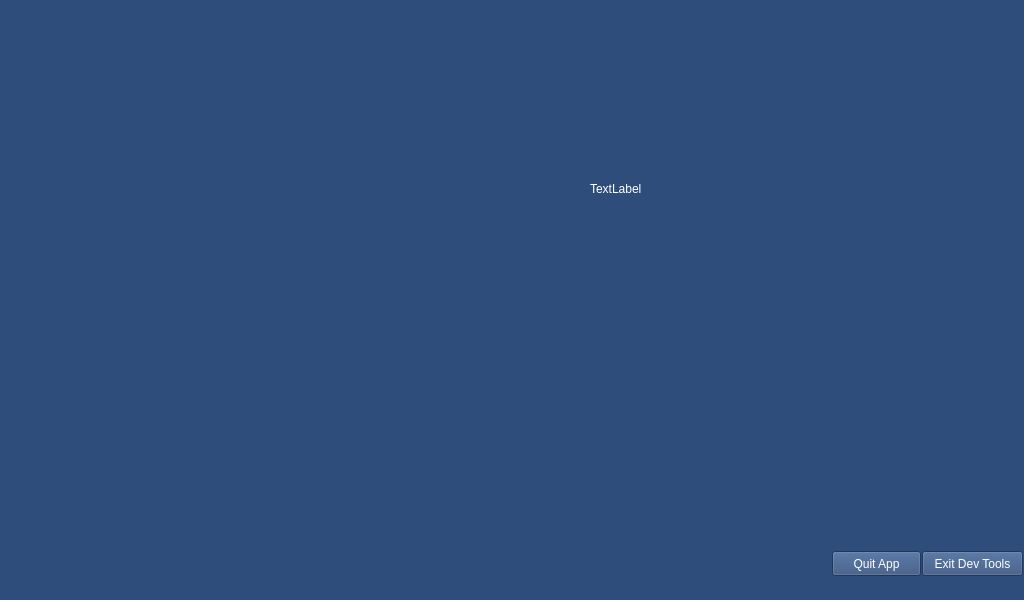
<?xml version="1.0" encoding="UTF-8"?>
<ui version="4.0">
 <class>MainWindow</class>
 <widget class="QMainWindow" name="MainWindow">
  <property name="geometry">
   <rect>
    <x>0</x>
    <y>0</y>
    <width>1024</width>
    <height>600</height>
   </rect>
  </property>
  <property name="palette">
   <palette>
    <active>
     <colorrole role="WindowText">
      <brush brushstyle="SolidPattern">
       <color alpha="255">
        <red>255</red>
        <green>255</green>
        <blue>255</blue>
       </color>
      </brush>
     </colorrole>
     <colorrole role="Button">
      <brush brushstyle="SolidPattern">
       <color alpha="255">
        <red>47</red>
        <green>77</green>
        <blue>122</blue>
       </color>
      </brush>
     </colorrole>
     <colorrole role="Light">
      <brush brushstyle="SolidPattern">
       <color alpha="255">
        <red>71</red>
        <green>115</green>
        <blue>183</blue>
       </color>
      </brush>
     </colorrole>
     <colorrole role="Midlight">
      <brush brushstyle="SolidPattern">
       <color alpha="255">
        <red>59</red>
        <green>96</green>
        <blue>152</blue>
       </color>
      </brush>
     </colorrole>
     <colorrole role="Dark">
      <brush brushstyle="SolidPattern">
       <color alpha="255">
        <red>23</red>
        <green>38</green>
        <blue>61</blue>
       </color>
      </brush>
     </colorrole>
     <colorrole role="Mid">
      <brush brushstyle="SolidPattern">
       <color alpha="255">
        <red>31</red>
        <green>51</green>
        <blue>81</blue>
       </color>
      </brush>
     </colorrole>
     <colorrole role="Text">
      <brush brushstyle="SolidPattern">
       <color alpha="255">
        <red>255</red>
        <green>255</green>
        <blue>255</blue>
       </color>
      </brush>
     </colorrole>
     <colorrole role="BrightText">
      <brush brushstyle="SolidPattern">
       <color alpha="255">
        <red>255</red>
        <green>255</green>
        <blue>255</blue>
       </color>
      </brush>
     </colorrole>
     <colorrole role="ButtonText">
      <brush brushstyle="SolidPattern">
       <color alpha="255">
        <red>255</red>
        <green>255</green>
        <blue>255</blue>
       </color>
      </brush>
     </colorrole>
     <colorrole role="Base">
      <brush brushstyle="SolidPattern">
       <color alpha="255">
        <red>47</red>
        <green>77</green>
        <blue>122</blue>
       </color>
      </brush>
     </colorrole>
     <colorrole role="Window">
      <brush brushstyle="SolidPattern">
       <color alpha="255">
        <red>47</red>
        <green>77</green>
        <blue>122</blue>
       </color>
      </brush>
     </colorrole>
     <colorrole role="Shadow">
      <brush brushstyle="SolidPattern">
       <color alpha="255">
        <red>0</red>
        <green>0</green>
        <blue>0</blue>
       </color>
      </brush>
     </colorrole>
     <colorrole role="AlternateBase">
      <brush brushstyle="SolidPattern">
       <color alpha="255">
        <red>23</red>
        <green>38</green>
        <blue>61</blue>
       </color>
      </brush>
     </colorrole>
     <colorrole role="ToolTipBase">
      <brush brushstyle="SolidPattern">
       <color alpha="255">
        <red>255</red>
        <green>255</green>
        <blue>220</blue>
       </color>
      </brush>
     </colorrole>
     <colorrole role="ToolTipText">
      <brush brushstyle="SolidPattern">
       <color alpha="255">
        <red>0</red>
        <green>0</green>
        <blue>0</blue>
       </color>
      </brush>
     </colorrole>
    </active>
    <inactive>
     <colorrole role="WindowText">
      <brush brushstyle="SolidPattern">
       <color alpha="255">
        <red>255</red>
        <green>255</green>
        <blue>255</blue>
       </color>
      </brush>
     </colorrole>
     <colorrole role="Button">
      <brush brushstyle="SolidPattern">
       <color alpha="255">
        <red>47</red>
        <green>77</green>
        <blue>122</blue>
       </color>
      </brush>
     </colorrole>
     <colorrole role="Light">
      <brush brushstyle="SolidPattern">
       <color alpha="255">
        <red>71</red>
        <green>115</green>
        <blue>183</blue>
       </color>
      </brush>
     </colorrole>
     <colorrole role="Midlight">
      <brush brushstyle="SolidPattern">
       <color alpha="255">
        <red>59</red>
        <green>96</green>
        <blue>152</blue>
       </color>
      </brush>
     </colorrole>
     <colorrole role="Dark">
      <brush brushstyle="SolidPattern">
       <color alpha="255">
        <red>23</red>
        <green>38</green>
        <blue>61</blue>
       </color>
      </brush>
     </colorrole>
     <colorrole role="Mid">
      <brush brushstyle="SolidPattern">
       <color alpha="255">
        <red>31</red>
        <green>51</green>
        <blue>81</blue>
       </color>
      </brush>
     </colorrole>
     <colorrole role="Text">
      <brush brushstyle="SolidPattern">
       <color alpha="255">
        <red>255</red>
        <green>255</green>
        <blue>255</blue>
       </color>
      </brush>
     </colorrole>
     <colorrole role="BrightText">
      <brush brushstyle="SolidPattern">
       <color alpha="255">
        <red>255</red>
        <green>255</green>
        <blue>255</blue>
       </color>
      </brush>
     </colorrole>
     <colorrole role="ButtonText">
      <brush brushstyle="SolidPattern">
       <color alpha="255">
        <red>255</red>
        <green>255</green>
        <blue>255</blue>
       </color>
      </brush>
     </colorrole>
     <colorrole role="Base">
      <brush brushstyle="SolidPattern">
       <color alpha="255">
        <red>47</red>
        <green>77</green>
        <blue>122</blue>
       </color>
      </brush>
     </colorrole>
     <colorrole role="Window">
      <brush brushstyle="SolidPattern">
       <color alpha="255">
        <red>47</red>
        <green>77</green>
        <blue>122</blue>
       </color>
      </brush>
     </colorrole>
     <colorrole role="Shadow">
      <brush brushstyle="SolidPattern">
       <color alpha="255">
        <red>0</red>
        <green>0</green>
        <blue>0</blue>
       </color>
      </brush>
     </colorrole>
     <colorrole role="AlternateBase">
      <brush brushstyle="SolidPattern">
       <color alpha="255">
        <red>23</red>
        <green>38</green>
        <blue>61</blue>
       </color>
      </brush>
     </colorrole>
     <colorrole role="ToolTipBase">
      <brush brushstyle="SolidPattern">
       <color alpha="255">
        <red>255</red>
        <green>255</green>
        <blue>220</blue>
       </color>
      </brush>
     </colorrole>
     <colorrole role="ToolTipText">
      <brush brushstyle="SolidPattern">
       <color alpha="255">
        <red>0</red>
        <green>0</green>
        <blue>0</blue>
       </color>
      </brush>
     </colorrole>
    </inactive>
    <disabled>
     <colorrole role="WindowText">
      <brush brushstyle="SolidPattern">
       <color alpha="255">
        <red>255</red>
        <green>255</green>
        <blue>255</blue>
       </color>
      </brush>
     </colorrole>
     <colorrole role="Button">
      <brush brushstyle="SolidPattern">
       <color alpha="255">
        <red>47</red>
        <green>77</green>
        <blue>122</blue>
       </color>
      </brush>
     </colorrole>
     <colorrole role="Light">
      <brush brushstyle="SolidPattern">
       <color alpha="255">
        <red>71</red>
        <green>115</green>
        <blue>183</blue>
       </color>
      </brush>
     </colorrole>
     <colorrole role="Midlight">
      <brush brushstyle="SolidPattern">
       <color alpha="255">
        <red>59</red>
        <green>96</green>
        <blue>152</blue>
       </color>
      </brush>
     </colorrole>
     <colorrole role="Dark">
      <brush brushstyle="SolidPattern">
       <color alpha="255">
        <red>23</red>
        <green>38</green>
        <blue>61</blue>
       </color>
      </brush>
     </colorrole>
     <colorrole role="Mid">
      <brush brushstyle="SolidPattern">
       <color alpha="255">
        <red>31</red>
        <green>51</green>
        <blue>81</blue>
       </color>
      </brush>
     </colorrole>
     <colorrole role="Text">
      <brush brushstyle="SolidPattern">
       <color alpha="255">
        <red>255</red>
        <green>255</green>
        <blue>255</blue>
       </color>
      </brush>
     </colorrole>
     <colorrole role="BrightText">
      <brush brushstyle="SolidPattern">
       <color alpha="255">
        <red>255</red>
        <green>255</green>
        <blue>255</blue>
       </color>
      </brush>
     </colorrole>
     <colorrole role="ButtonText">
      <brush brushstyle="SolidPattern">
       <color alpha="255">
        <red>255</red>
        <green>255</green>
        <blue>255</blue>
       </color>
      </brush>
     </colorrole>
     <colorrole role="Base">
      <brush brushstyle="SolidPattern">
       <color alpha="255">
        <red>47</red>
        <green>77</green>
        <blue>122</blue>
       </color>
      </brush>
     </colorrole>
     <colorrole role="Window">
      <brush brushstyle="SolidPattern">
       <color alpha="255">
        <red>47</red>
        <green>77</green>
        <blue>122</blue>
       </color>
      </brush>
     </colorrole>
     <colorrole role="Shadow">
      <brush brushstyle="SolidPattern">
       <color alpha="255">
        <red>0</red>
        <green>0</green>
        <blue>0</blue>
       </color>
      </brush>
     </colorrole>
     <colorrole role="AlternateBase">
      <brush brushstyle="SolidPattern">
       <color alpha="255">
        <red>47</red>
        <green>77</green>
        <blue>122</blue>
       </color>
      </brush>
     </colorrole>
     <colorrole role="ToolTipBase">
      <brush brushstyle="SolidPattern">
       <color alpha="255">
        <red>255</red>
        <green>255</green>
        <blue>220</blue>
       </color>
      </brush>
     </colorrole>
     <colorrole role="ToolTipText">
      <brush brushstyle="SolidPattern">
       <color alpha="255">
        <red>0</red>
        <green>0</green>
        <blue>0</blue>
       </color>
      </brush>
     </colorrole>
    </disabled>
   </palette>
  </property>
  <property name="windowTitle">
   <string>MainWindow</string>
  </property>
  <property name="styleSheet">
   <string notr="true">background-color: rgb(47, 77, 122);
color: rgb(255, 255, 255);</string>
  </property>
  <widget class="QWidget" name="centralwidget">
   <widget class="QPushButton" name="quit_button">
    <property name="geometry">
     <rect>
      <x>832</x>
      <y>551</y>
      <width>89</width>
      <height>25</height>
     </rect>
    </property>
    <property name="text">
     <string>Quit App</string>
    </property>
   </widget>
   <widget class="QPushButton" name="exit_dev_button">
    <property name="geometry">
     <rect>
      <x>922</x>
      <y>551</y>
      <width>101</width>
      <height>25</height>
     </rect>
    </property>
    <property name="text">
     <string>Exit Dev Tools</string>
    </property>
   </widget>
   <widget class="QLabel" name="timeout_timer">
    <property name="geometry">
     <rect>
      <x>590</x>
      <y>180</y>
      <width>67</width>
      <height>17</height>
     </rect>
    </property>
    <property name="text">
     <string>TextLabel</string>
    </property>
   </widget>
  </widget>
  <widget class="QStatusBar" name="statusbar"/>
 </widget>
 <resources/>
 <connections/>
</ui>
